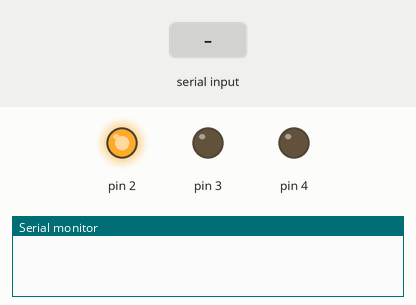
Recording of a sketch running on a simulated Arduino Uno, built with avr-gcc and run on an emulated ATmega328P. Shown: output pins drawn as LEDs (lit = HIGH), the last lines printed to the serial monitor. The inputs (shaded band) are chosen by the test bench.

Above: at 1.2 s.
1.3 s: "light on" received over the second serial link
At 2.5 s:
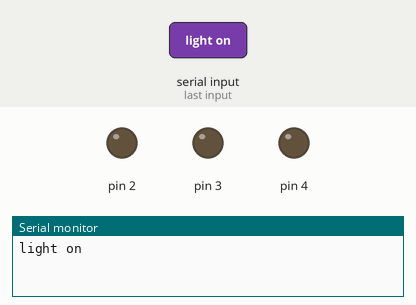
4.3 s: "light off" received over the second serial link
At 5.1 s:
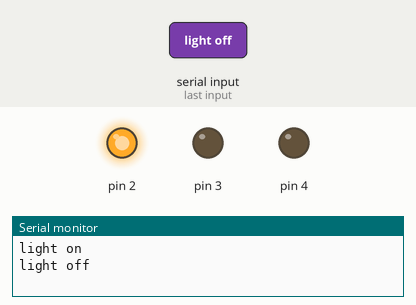
Timing chart, 0 to 7.3 s (numbered marks = the images above; inputs shaded):
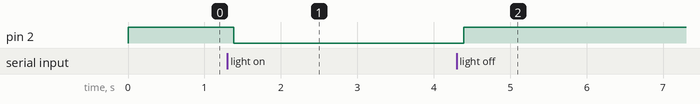

The sketch:

homeautomation.ino
```cpp
#include <SoftwareSerial.h>
SoftwareSerial BT(0, 1); //TX, RX  pins of arduino respetively
String command;
void setup()
{
 BT.begin(9600);
 Serial.begin(9600);
  pinMode(2, OUTPUT);
  pinMode(3, OUTPUT);
  pinMode(4, OUTPUT);
  digitalWrite(2, HIGH);
}

void loop() {
  while (BT.available()){  //Check if there is an available byte to read
  delay(10); //Delay added to make thing stable
  char c = BT.read(); //Conduct a serial read
  command += c; //build the string.

  }
  if (command.length() > 0) {
    Serial.println(command);
  if(command == "light on" || command == "switch on") //this command will be given as an input to switch on light1
  {
    digitalWrite(2, LOW);
  }
  else if(command == "light off" ||   command == "switch off") //this command will be given as an input to switch off light1 simillarly other commands work
  {
    digitalWrite(2, HIGH);
  }
 /* else if (command == "lamp on")
  {
    digitalWrite (3, HIGH);
  }
  else if ( command == "lamp off")
 {
   digitalWrite (3, LOW);
 }
  else if (command == "fan on")
 {
   digitalWrite (4, HIGH);
 }
  else if (command == "fan of")
 {
   digitalWrite (4, LOW);
 }
  else if (command == "all on") //using this command you can switch on all devices
 {
   digitalWrite (2, HIGH);
   digitalWrite (3, HIGH);
   digitalWrite (4, HIGH);
 }
  else if (command == "off")//using this command you can switch off all devices
 {
   digitalWrite (2, LOW);
   digitalWrite (3, LOW);
   digitalWrite (4, LOW);
 }*/
command="";}} //Reset the variable
//you can add other command to control addition devices by adding an elseif
//and the additions commands you add in sketch can be given through voice regonisation as i have created the app buttons only to control three devices by yb,avi,rahul,vamsi
```

Measured:
- after the input at 1.3 s, pin 2: HIGH → LOW after 0.08 s
- after the input at 4.3 s, pin 2: LOW → HIGH after 0.09 s
